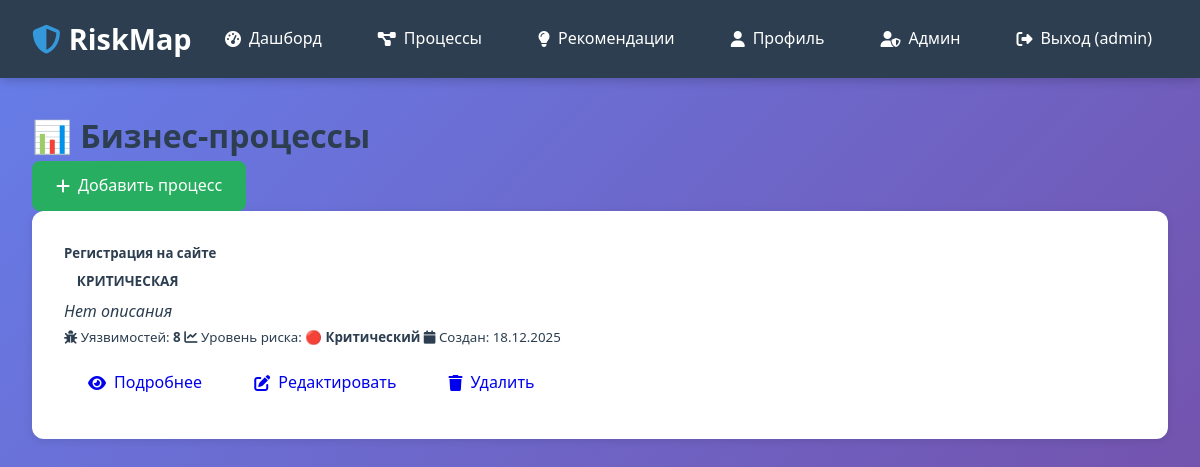
/processes/ (signed in), run on an earlier commit of the app's database.
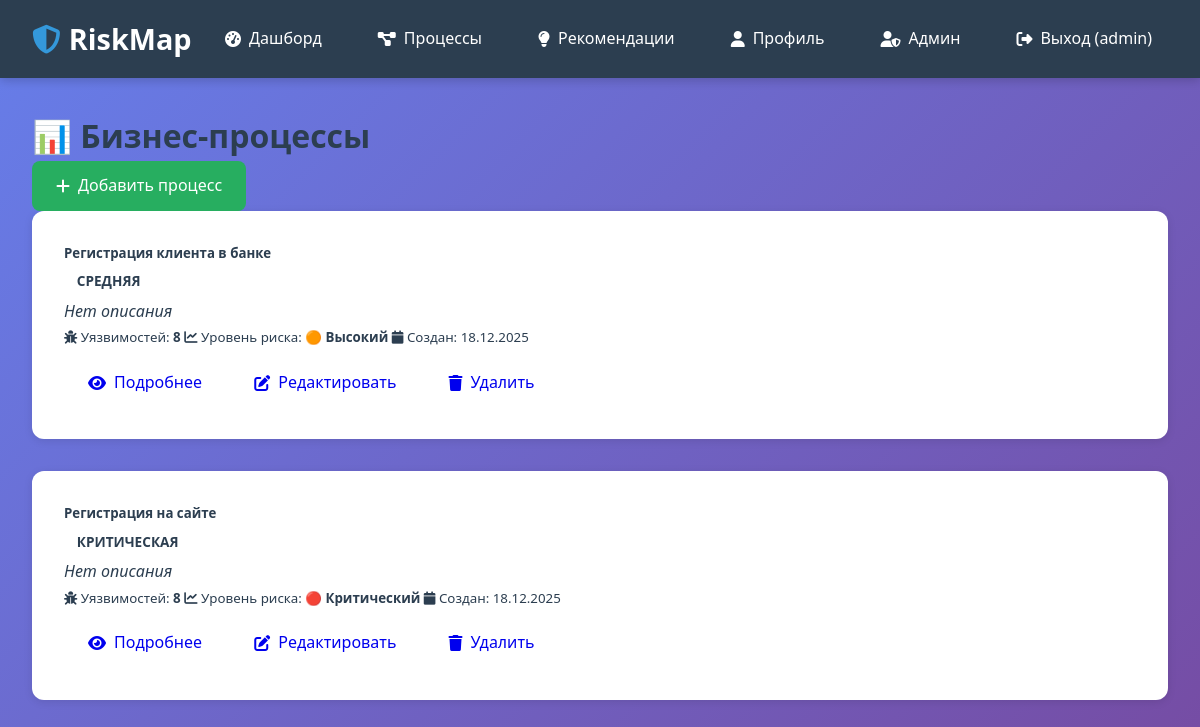
And on a later commit of the database.
### apps/core/models.py (models this page shows, shortened)
class BusinessProcess(models.Model):
    CRITICALITY_CHOICES = [
        ('low', 'Низкая'),
        ('medium', 'Средняя'),
        ('high', 'Высокая'),
        ('critical', 'Критическая'),
    ]
    name = models.CharField('Название', max_length=255)
    description = models.TextField('Описание', blank=True)
    owner = models.ForeignKey(
        User,
        on_delete=models.CASCADE,
        related_name='business_processes',
        verbose_name='Владелец'
    )
    criticality = models.CharField(
        'Критичность',
        max_length=20,
        choices=CRITICALITY_CHOICES,
        default='medium'
    )
    created_at = models.DateTimeField('Дата создания', auto_now_add=True)
    updated_at = models.DateTimeField('Дата обновления', auto_now=True)
    is_active = models.BooleanField('Активен', default=True)
    class Meta:
        verbose_name = 'Бизнес-процесс'
        verbose_name_plural = 'Бизнес-процессы'
        ordering = ['-created_at']
    @property
    def vulnerability_count(self):
        return self.vulnerabilities.count()
    @property
    def risk_score(self):
        vulnerabilities = self.vulnerabilities.all()
        if not vulnerabilities:
            return 0
        return sum(v.severity_score for v in vulnerabilities) / len(vulnerabilities)

### apps/core/views.py (the view)
# urls.py: path('processes/', views.business_process_list, name='process_list'),
@login_required
def business_process_list(request):
    processes = BusinessProcess.objects.filter(owner=request.user)
    show_inactive = request.GET.get('show_inactive') == 'true'
    if not show_inactive:
        processes = processes.filter(is_active=True)
    context = {
        'processes': processes,
        'show_inactive': show_inactive,
    }
    return render(request, 'core/business_process_list.html', context)

### apps/core/models.py (called while the page is built)
    @property
    def severity_score(self):
        return self.severity * 20

### templates/core/business_process_list.html (shortened to what this page needs)
{% extends 'base.html' %}
{% block content %}
<div class="container-fluid py-4">
    <div class="d-flex justify-content-between align-items-center mb-4">
        <h1 class="h2">📊 Бизнес-процессы</h1>
        <div class="btn-group">
            <a href="{% url 'core:process_create' %}" class="btn btn-success">
                <i class="fas fa-plus"></i> Добавить процесс
            </a>
        </div>
    </div>
    {% if processes %}
        <div class="row">
            {% for process in processes %}
            <div class="col-lg-6 col-xl-4 mb-4">
                <div class="card shadow h-100">
                    <div class="card-body">
                        <div class="d-flex justify-content-between align-items-start mb-2">
                            <h5 class="card-title">{{ process.name }}</h5>
                            <span class="badge bg-{% if process.criticality == 'critical' %}danger{% elif process.criticality == 'high' %}warning{% else %}info{% endif %}">
                                {{ process.get_criticality_display }}
                            </span>
                        </div>
                        <p class="card-text text-muted">
                            {% if process.description %}
                                {{ process.description|truncatewords:15 }}
                            {% else %}
                                <em>Нет описания</em>
                            {% endif %}
                        </p>
                        <div class="mb-3">
                            <small class="text-muted d-block">
                                <i class="fas fa-bug"></i> Уязвимостей: <strong>{{ process.vulnerability_count }}</strong>
                            </small>
                            <small class="text-muted d-block">
                                <i class="fas fa-chart-line"></i> Уровень риска:
                                <strong>
                                    {% if process.risk_score >= 80 %}
                                        <span class="text-danger">🔴 Критический</span>
                                    {% elif process.risk_score >= 60 %}
                                        <span class="text-warning">🟠 Высокий</span>
                                    {% elif process.risk_score >= 40 %}
                                        <span class="text-info">🟡 Средний</span>
                                    {% else %}
                                        <span class="text-success">🟢 Низкий</span>
                                    {% endif %}
                                </strong>
                            </small>
                            <small class="text-muted d-block">
                                <i class="fas fa-calendar"></i> Создан: {{ process.created_at|date:"d.m.Y" }}
                            </small>
                        </div>
                        <div class="progress mb-3" style="height: 8px;">
                        </div>
                        <div class="btn-group btn-group-sm w-100" role="group">
                            <a href="{% url 'core:process_detail' process.pk %}" class="btn btn-outline-primary">
                                <i class="fas fa-eye"></i> Подробнее
                            </a>
                            <a href="{% url 'core:process_edit' process.pk %}" class="btn btn-outline-warning">
                                <i class="fas fa-edit"></i> Редактировать
                            </a>
                            <a href="{% url 'core:process_delete' process.pk %}" class="btn btn-outline-danger">
                                <i class="fas fa-trash"></i> Удалить
                            </a>
                        </div>
                    </div>
                </div>
            </div>
            {% endfor %}
        </div>
    {% endif %}
</div>
{% endblock %}

What changed in the data, as far as the page shows it:
added BusinessProcess: name "Регистрация клиента в банке", criticality "СРЕДНЯЯ", description "Нет описания", vulnerability_count "8", shows "🟠 Высокий", created_at "18.12.2025"
